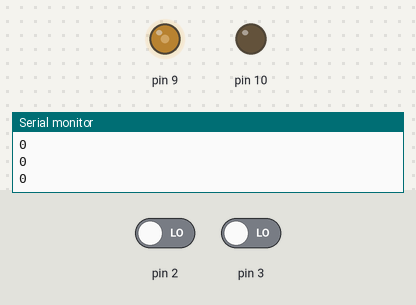
Bench run of a sketch on a simulated Arduino Uno, built with avr-gcc and run on an emulated ATmega328P. Parts: output pins drawn as LEDs (lit = HIGH), the last lines printed to the serial monitor. Inputs (shaded band) come from the test bench; at power-on: pin 2 LOW, pin 3 LOW.

Above: at 1.2 s.
1.3 s: pin 2 driven HIGH
At 1.8 s:
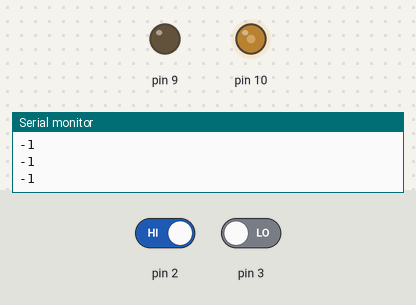
Timing chart, 0 to 4.3 s (numbered marks = the images above; inputs shaded):
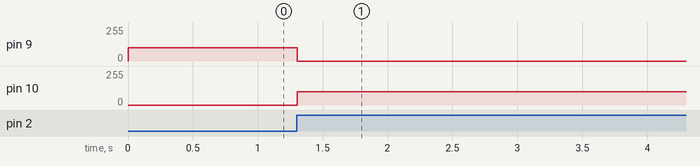

Measured:
- after the input at 1.3 s, pin 9: 100/255 → 0/255 at once; pin 10: 0/255 → 100/255 at once

The sketch:

seria-linput-test-5-9-19.ino
```cpp
#include <PIDController.h>
volatile long int encoder_pos = 0;
PIDController pos_pid;
int motor_value = 255;
unsigned int integerValue=0;  // Max value is 65535
char incomingByte;
void setup() {

  Serial.begin(9600);
  pinMode(2, INPUT);
  pinMode(3, INPUT);
  pinMode(9, OUTPUT);
  pinMode(10, OUTPUT);
  attachInterrupt(digitalPinToInterrupt(2), encoder, RISING);

  pos_pid.begin();
  pos_pid.tune(15, 0, 2000);
  pos_pid.limit(-255, 255);
}

void loop() {

if (Serial.available() > 0) {
    integerValue = 0;
    while(1) {
      incomingByte = Serial.read();
      if (incomingByte == '\n') break;
      if (incomingByte == -1) continue;
      integerValue *= 10;
      integerValue = ((incomingByte - 48) + integerValue);
      pos_pid.setpoint(integerValue);
    }
}

   motor_value = pos_pid.compute(encoder_pos);
if(motor_value > 0){
  MotorCounterClockwise(motor_value);
}else{
  MotorClockwise(abs(motor_value));
}
  Serial.println(encoder_pos);
 // delay(10);
}


void encoder(){

  if(digitalRead(3) == HIGH){
    encoder_pos++;
  }else{
    encoder_pos--;
  }
}

void MotorClockwise(int power){
  if(power =100){
  analogWrite(9, power);
  digitalWrite(10, LOW);
  }else{
    digitalWrite(9, LOW);
    digitalWrite(10, LOW);
  }
}

void MotorCounterClockwise(int power){
  if(power= 100){
  analogWrite(10, power);
  digitalWrite(9, LOW);
  }else{
    digitalWrite(9, LOW);
    digitalWrite(10, LOW);
  }
}
```
